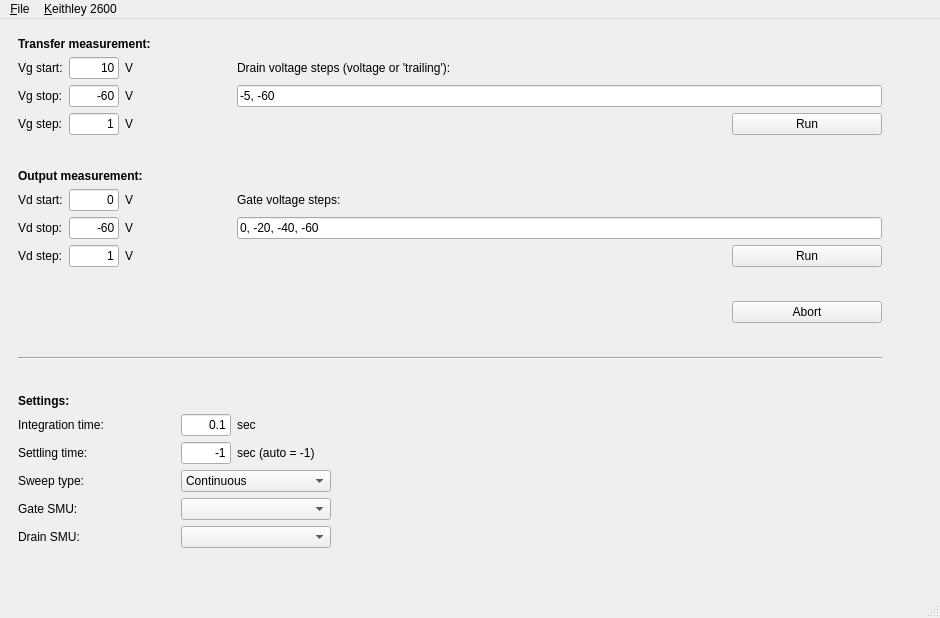
<?xml version="1.0" encoding="UTF-8"?>
<ui version="4.0">
 <class>MainWindow</class>
 <widget class="QMainWindow" name="MainWindow">
  <property name="geometry">
   <rect>
    <x>0</x>
    <y>0</y>
    <width>940</width>
    <height>618</height>
   </rect>
  </property>
  <property name="windowTitle">
   <string>Keithley 2600</string>
  </property>
  <widget class="QWidget" name="centralwidget">
   <layout class="QHBoxLayout" name="horizontalLayout">
    <property name="leftMargin">
     <number>18</number>
    </property>
    <property name="topMargin">
     <number>18</number>
    </property>
    <property name="rightMargin">
     <number>18</number>
    </property>
    <property name="bottomMargin">
     <number>18</number>
    </property>
    <item>
     <layout class="QGridLayout" name="gridLayout">
      <item row="0" column="0" colspan="6">
       <widget class="QLabel" name="label_23">
        <property name="font">
         <font>
          <weight>75</weight>
          <bold>true</bold>
         </font>
        </property>
        <property name="text">
         <string>Transfer measurement:</string>
        </property>
       </widget>
      </item>
      <item row="16" column="5">
       <widget class="QLabel" name="label_21">
        <property name="text">
         <string>sec (auto = -1)</string>
        </property>
       </widget>
      </item>
      <item row="6" column="3" rowspan="3" colspan="2">
       <spacer name="horizontalSpacer_2">
        <property name="orientation">
         <enum>Qt::Horizontal</enum>
        </property>
        <property name="sizeHint" stdset="0">
         <size>
          <width>40</width>
          <height>20</height>
         </size>
        </property>
       </spacer>
      </item>
      <item row="16" column="3" colspan="2" alignment="Qt::AlignRight">
       <widget class="QLineEdit" name="lineEditSettling">
        <property name="maximumSize">
         <size>
          <width>50</width>
          <height>16777215</height>
         </size>
        </property>
        <property name="text">
         <string>-1</string>
        </property>
        <property name="alignment">
         <set>Qt::AlignRight|Qt::AlignTrailing|Qt::AlignVCenter</set>
        </property>
       </widget>
      </item>
      <item row="2" column="2">
       <widget class="QLabel" name="label_16">
        <property name="sizePolicy">
         <sizepolicy hsizetype="Expanding" vsizetype="Preferred">
          <horstretch>0</horstretch>
          <verstretch>0</verstretch>
         </sizepolicy>
        </property>
        <property name="maximumSize">
         <size>
          <width>50</width>
          <height>16777215</height>
         </size>
        </property>
        <property name="text">
         <string>V</string>
        </property>
       </widget>
      </item>
      <item row="19" column="3" colspan="3">
       <widget class="QComboBox" name="comboBoxDrainSMU">
        <property name="maximumSize">
         <size>
          <width>150</width>
          <height>16777215</height>
         </size>
        </property>
        <property name="currentText">
         <string/>
        </property>
       </widget>
      </item>
      <item row="2" column="5">
       <widget class="QLineEdit" name="lineEditVdList">
        <property name="text">
         <string>-5, -60</string>
        </property>
       </widget>
      </item>
      <item row="19" column="0" colspan="3">
       <widget class="QLabel" name="label_22">
        <property name="text">
         <string>Drain SMU:</string>
        </property>
       </widget>
      </item>
      <item row="7" column="1">
       <widget class="QLineEdit" name="lineEditVdStop">
        <property name="maximumSize">
         <size>
          <width>50</width>
          <height>16777215</height>
         </size>
        </property>
        <property name="text">
         <string>-60</string>
        </property>
        <property name="alignment">
         <set>Qt::AlignRight|Qt::AlignTrailing|Qt::AlignVCenter</set>
        </property>
       </widget>
      </item>
      <item row="3" column="2">
       <widget class="QLabel" name="label_17">
        <property name="sizePolicy">
         <sizepolicy hsizetype="Expanding" vsizetype="Preferred">
          <horstretch>0</horstretch>
          <verstretch>0</verstretch>
         </sizepolicy>
        </property>
        <property name="maximumSize">
         <size>
          <width>50</width>
          <height>16777215</height>
         </size>
        </property>
        <property name="text">
         <string>V</string>
        </property>
       </widget>
      </item>
      <item row="2" column="1">
       <widget class="QLineEdit" name="lineEditVgStop">
        <property name="minimumSize">
         <size>
          <width>50</width>
          <height>0</height>
         </size>
        </property>
        <property name="maximumSize">
         <size>
          <width>50</width>
          <height>16777215</height>
         </size>
        </property>
        <property name="text">
         <string>-60</string>
        </property>
        <property name="alignment">
         <set>Qt::AlignRight|Qt::AlignTrailing|Qt::AlignVCenter</set>
        </property>
       </widget>
      </item>
      <item row="14" column="0" colspan="6">
       <widget class="QLabel" name="label_12">
        <property name="font">
         <font>
          <weight>75</weight>
          <bold>true</bold>
         </font>
        </property>
        <property name="text">
         <string>Settings:</string>
        </property>
       </widget>
      </item>
      <item row="20" column="0" colspan="6">
       <spacer name="verticalSpacer_2">
        <property name="orientation">
         <enum>Qt::Vertical</enum>
        </property>
        <property name="sizeType">
         <enum>QSizePolicy::Expanding</enum>
        </property>
        <property name="sizeHint" stdset="0">
         <size>
          <width>0</width>
          <height>30</height>
         </size>
        </property>
       </spacer>
      </item>
      <item row="6" column="5">
       <widget class="QLabel" name="label_10">
        <property name="text">
         <string>Gate voltage steps:</string>
        </property>
       </widget>
      </item>
      <item row="6" column="2">
       <widget class="QLabel" name="label_13">
        <property name="sizePolicy">
         <sizepolicy hsizetype="Expanding" vsizetype="Preferred">
          <horstretch>0</horstretch>
          <verstretch>0</verstretch>
         </sizepolicy>
        </property>
        <property name="maximumSize">
         <size>
          <width>50</width>
          <height>16777215</height>
         </size>
        </property>
        <property name="text">
         <string>V</string>
        </property>
       </widget>
      </item>
      <item row="8" column="0">
       <widget class="QLabel" name="label_11">
        <property name="text">
         <string>Vd step:</string>
        </property>
       </widget>
      </item>
      <item row="3" column="0">
       <widget class="QLabel" name="label_7">
        <property name="text">
         <string>Vg step:</string>
        </property>
       </widget>
      </item>
      <item row="7" column="0">
       <widget class="QLabel" name="label_9">
        <property name="text">
         <string>Vd stop:</string>
        </property>
       </widget>
      </item>
      <item row="15" column="0" colspan="3">
       <widget class="QLabel" name="label">
        <property name="text">
         <string>Integration time:</string>
        </property>
       </widget>
      </item>
      <item row="1" column="3" rowspan="3" colspan="2">
       <spacer name="horizontalSpacer">
        <property name="orientation">
         <enum>Qt::Horizontal</enum>
        </property>
        <property name="sizeHint" stdset="0">
         <size>
          <width>40</width>
          <height>20</height>
         </size>
        </property>
       </spacer>
      </item>
      <item row="17" column="0" colspan="3">
       <widget class="QLabel" name="label_4">
        <property name="text">
         <string>Sweep type:</string>
        </property>
       </widget>
      </item>
      <item row="1" column="5">
       <widget class="QLabel" name="label_3">
        <property name="text">
         <string>Drain voltage steps (voltage or 'trailing'):</string>
        </property>
       </widget>
      </item>
      <item row="17" column="3" colspan="3">
       <widget class="QComboBox" name="comboBoxSweepType">
        <property name="maximumSize">
         <size>
          <width>150</width>
          <height>16777215</height>
         </size>
        </property>
        <item>
         <property name="text">
          <string>Continuous</string>
         </property>
        </item>
        <item>
         <property name="text">
          <string>Pulsed</string>
         </property>
        </item>
       </widget>
      </item>
      <item row="8" column="1">
       <widget class="QLineEdit" name="lineEditVdStep">
        <property name="minimumSize">
         <size>
          <width>50</width>
          <height>0</height>
         </size>
        </property>
        <property name="maximumSize">
         <size>
          <width>50</width>
          <height>16777215</height>
         </size>
        </property>
        <property name="text">
         <string>1</string>
        </property>
        <property name="alignment">
         <set>Qt::AlignRight|Qt::AlignTrailing|Qt::AlignVCenter</set>
        </property>
       </widget>
      </item>
      <item row="1" column="2">
       <widget class="QLabel" name="label_14">
        <property name="sizePolicy">
         <sizepolicy hsizetype="Expanding" vsizetype="Preferred">
          <horstretch>0</horstretch>
          <verstretch>0</verstretch>
         </sizepolicy>
        </property>
        <property name="maximumSize">
         <size>
          <width>50</width>
          <height>16777215</height>
         </size>
        </property>
        <property name="text">
         <string>V</string>
        </property>
       </widget>
      </item>
      <item row="10" column="5" alignment="Qt::AlignRight">
       <widget class="QPushButton" name="pushButtonAbort">
        <property name="minimumSize">
         <size>
          <width>150</width>
          <height>0</height>
         </size>
        </property>
        <property name="maximumSize">
         <size>
          <width>150</width>
          <height>16777215</height>
         </size>
        </property>
        <property name="text">
         <string>Abort</string>
        </property>
       </widget>
      </item>
      <item row="16" column="0" colspan="3">
       <widget class="QLabel" name="label_20">
        <property name="text">
         <string>Settling time:</string>
        </property>
       </widget>
      </item>
      <item row="15" column="3" colspan="2">
       <widget class="QLineEdit" name="lineEditInt">
        <property name="minimumSize">
         <size>
          <width>40</width>
          <height>0</height>
         </size>
        </property>
        <property name="maximumSize">
         <size>
          <width>50</width>
          <height>16777215</height>
         </size>
        </property>
        <property name="text">
         <string>0.1</string>
        </property>
        <property name="alignment">
         <set>Qt::AlignRight|Qt::AlignTrailing|Qt::AlignVCenter</set>
        </property>
       </widget>
      </item>
      <item row="7" column="2">
       <widget class="QLabel" name="label_15">
        <property name="sizePolicy">
         <sizepolicy hsizetype="Expanding" vsizetype="Preferred">
          <horstretch>0</horstretch>
          <verstretch>0</verstretch>
         </sizepolicy>
        </property>
        <property name="maximumSize">
         <size>
          <width>50</width>
          <height>16777215</height>
         </size>
        </property>
        <property name="text">
         <string>V</string>
        </property>
       </widget>
      </item>
      <item row="18" column="3" colspan="3">
       <widget class="QComboBox" name="comboBoxGateSMU">
        <property name="maximumSize">
         <size>
          <width>150</width>
          <height>16777215</height>
         </size>
        </property>
        <property name="currentText">
         <string/>
        </property>
       </widget>
      </item>
      <item row="18" column="0" colspan="3">
       <widget class="QLabel" name="label_19">
        <property name="text">
         <string>Gate SMU:</string>
        </property>
       </widget>
      </item>
      <item row="3" column="1">
       <widget class="QLineEdit" name="lineEditVgStep">
        <property name="minimumSize">
         <size>
          <width>50</width>
          <height>0</height>
         </size>
        </property>
        <property name="maximumSize">
         <size>
          <width>50</width>
          <height>16777215</height>
         </size>
        </property>
        <property name="text">
         <string>1</string>
        </property>
        <property name="alignment">
         <set>Qt::AlignRight|Qt::AlignTrailing|Qt::AlignVCenter</set>
        </property>
       </widget>
      </item>
      <item row="9" column="0" colspan="6">
       <spacer name="verticalSpacer_4">
        <property name="orientation">
         <enum>Qt::Vertical</enum>
        </property>
        <property name="sizeHint" stdset="0">
         <size>
          <width>0</width>
          <height>10</height>
         </size>
        </property>
       </spacer>
      </item>
      <item row="6" column="1">
       <widget class="QLineEdit" name="lineEditVdStart">
        <property name="maximumSize">
         <size>
          <width>50</width>
          <height>16777215</height>
         </size>
        </property>
        <property name="text">
         <string>0</string>
        </property>
        <property name="alignment">
         <set>Qt::AlignRight|Qt::AlignTrailing|Qt::AlignVCenter</set>
        </property>
       </widget>
      </item>
      <item row="1" column="1">
       <widget class="QLineEdit" name="lineEditVgStart">
        <property name="minimumSize">
         <size>
          <width>50</width>
          <height>0</height>
         </size>
        </property>
        <property name="maximumSize">
         <size>
          <width>50</width>
          <height>16777215</height>
         </size>
        </property>
        <property name="text">
         <string>10</string>
        </property>
        <property name="alignment">
         <set>Qt::AlignRight|Qt::AlignTrailing|Qt::AlignVCenter</set>
        </property>
       </widget>
      </item>
      <item row="6" column="0">
       <widget class="QLabel" name="label_8">
        <property name="text">
         <string>Vd start:</string>
        </property>
       </widget>
      </item>
      <item row="15" column="5">
       <widget class="QLabel" name="label_2">
        <property name="maximumSize">
         <size>
          <width>50</width>
          <height>16777215</height>
         </size>
        </property>
        <property name="text">
         <string>sec</string>
        </property>
       </widget>
      </item>
      <item row="2" column="0">
       <widget class="QLabel" name="label_6">
        <property name="text">
         <string>Vg stop:</string>
        </property>
       </widget>
      </item>
      <item row="7" column="5">
       <widget class="QLineEdit" name="lineEditVgList">
        <property name="text">
         <string>0, -20, -40, -60</string>
        </property>
       </widget>
      </item>
      <item row="8" column="2">
       <widget class="QLabel" name="label_18">
        <property name="sizePolicy">
         <sizepolicy hsizetype="Expanding" vsizetype="Preferred">
          <horstretch>0</horstretch>
          <verstretch>0</verstretch>
         </sizepolicy>
        </property>
        <property name="maximumSize">
         <size>
          <width>50</width>
          <height>16777215</height>
         </size>
        </property>
        <property name="text">
         <string>V</string>
        </property>
       </widget>
      </item>
      <item row="3" column="5" alignment="Qt::AlignRight">
       <widget class="QPushButton" name="pushButtonTransfer">
        <property name="sizePolicy">
         <sizepolicy hsizetype="Preferred" vsizetype="Fixed">
          <horstretch>0</horstretch>
          <verstretch>0</verstretch>
         </sizepolicy>
        </property>
        <property name="minimumSize">
         <size>
          <width>150</width>
          <height>0</height>
         </size>
        </property>
        <property name="maximumSize">
         <size>
          <width>150</width>
          <height>16777215</height>
         </size>
        </property>
        <property name="text">
         <string>Run</string>
        </property>
       </widget>
      </item>
      <item row="12" column="0" colspan="6">
       <widget class="Line" name="line">
        <property name="baseSize">
         <size>
          <width>300</width>
          <height>0</height>
         </size>
        </property>
        <property name="orientation">
         <enum>Qt::Horizontal</enum>
        </property>
       </widget>
      </item>
      <item row="1" column="0">
       <widget class="QLabel" name="label_5">
        <property name="text">
         <string>Vg start:</string>
        </property>
       </widget>
      </item>
      <item row="8" column="5" alignment="Qt::AlignRight">
       <widget class="QPushButton" name="pushButtonOutput">
        <property name="sizePolicy">
         <sizepolicy hsizetype="Preferred" vsizetype="Fixed">
          <horstretch>0</horstretch>
          <verstretch>0</verstretch>
         </sizepolicy>
        </property>
        <property name="minimumSize">
         <size>
          <width>150</width>
          <height>0</height>
         </size>
        </property>
        <property name="maximumSize">
         <size>
          <width>150</width>
          <height>16777215</height>
         </size>
        </property>
        <property name="text">
         <string>Run</string>
        </property>
       </widget>
      </item>
      <item row="11" column="0" colspan="6">
       <spacer name="verticalSpacer_3">
        <property name="orientation">
         <enum>Qt::Vertical</enum>
        </property>
        <property name="sizeType">
         <enum>QSizePolicy::Expanding</enum>
        </property>
        <property name="sizeHint" stdset="0">
         <size>
          <width>0</width>
          <height>15</height>
         </size>
        </property>
       </spacer>
      </item>
      <item row="4" column="0" colspan="6">
       <spacer name="verticalSpacer">
        <property name="orientation">
         <enum>Qt::Vertical</enum>
        </property>
        <property name="sizeHint" stdset="0">
         <size>
          <width>0</width>
          <height>0</height>
         </size>
        </property>
       </spacer>
      </item>
      <item row="10" column="0" colspan="5">
       <spacer name="horizontalSpacer_4">
        <property name="orientation">
         <enum>Qt::Horizontal</enum>
        </property>
        <property name="sizeHint" stdset="0">
         <size>
          <width>40</width>
          <height>20</height>
         </size>
        </property>
       </spacer>
      </item>
      <item row="5" column="0" colspan="6">
       <widget class="QLabel" name="label_24">
        <property name="font">
         <font>
          <weight>75</weight>
          <bold>true</bold>
         </font>
        </property>
        <property name="text">
         <string>Output measurement:</string>
        </property>
       </widget>
      </item>
      <item row="13" column="0" colspan="6">
       <spacer name="verticalSpacer_5">
        <property name="orientation">
         <enum>Qt::Vertical</enum>
        </property>
        <property name="sizeHint" stdset="0">
         <size>
          <width>0</width>
          <height>15</height>
         </size>
        </property>
       </spacer>
      </item>
     </layout>
    </item>
    <item>
     <spacer name="horizontalSpacer_3">
      <property name="orientation">
       <enum>Qt::Horizontal</enum>
      </property>
      <property name="sizeType">
       <enum>QSizePolicy::Preferred</enum>
      </property>
      <property name="sizeHint" stdset="0">
       <size>
        <width>40</width>
        <height>20</height>
       </size>
      </property>
     </spacer>
    </item>
    <item>
     <layout class="QGridLayout" name="gridLayout2"/>
    </item>
   </layout>
  </widget>
  <widget class="QStatusBar" name="statusBar"/>
  <widget class="QMenuBar" name="menubar">
   <property name="geometry">
    <rect>
     <x>0</x>
     <y>0</y>
     <width>940</width>
     <height>22</height>
    </rect>
   </property>
   <widget class="QMenu" name="menu_Keithley_2600">
    <property name="title">
     <string>&amp;Keithley 2600</string>
    </property>
    <addaction name="actionSettings"/>
    <addaction name="separator"/>
    <addaction name="actionConnect"/>
    <addaction name="actionDisconnect"/>
    <addaction name="separator"/>
    <addaction name="actionLoadDefaults"/>
    <addaction name="actionSaveDefaults"/>
   </widget>
   <widget class="QMenu" name="menu_File">
    <property name="title">
     <string>&amp;File</string>
    </property>
    <addaction name="actionSaveSweepData"/>
    <addaction name="actionLoad_data_from_file"/>
    <addaction name="separator"/>
    <addaction name="action_Exit"/>
   </widget>
   <addaction name="menu_File"/>
   <addaction name="menu_Keithley_2600"/>
  </widget>
  <action name="actionSettings">
   <property name="text">
    <string>Connection settings</string>
   </property>
  </action>
  <action name="actionConnect">
   <property name="text">
    <string>Connect</string>
   </property>
  </action>
  <action name="actionDisconnect">
   <property name="text">
    <string>Disconnect</string>
   </property>
  </action>
  <action name="actionExit">
   <property name="text">
    <string> Exit</string>
   </property>
  </action>
  <action name="actionSaveSweepData">
   <property name="text">
    <string> &amp;Save sweep data</string>
   </property>
  </action>
  <action name="action_Exit">
   <property name="text">
    <string> &amp;Exit</string>
   </property>
  </action>
  <action name="actionTb1">
   <property name="text">
    <string>tb1</string>
   </property>
  </action>
  <action name="actionLoad_data_from_file">
   <property name="text">
    <string> &amp;Load sweep data</string>
   </property>
  </action>
  <action name="actionLoadDefaults">
   <property name="text">
    <string>Revert to default settings</string>
   </property>
  </action>
  <action name="actionSaveDefaults">
   <property name="text">
    <string>Save settings as default</string>
   </property>
  </action>
 </widget>
 <resources/>
 <connections/>
</ui>
